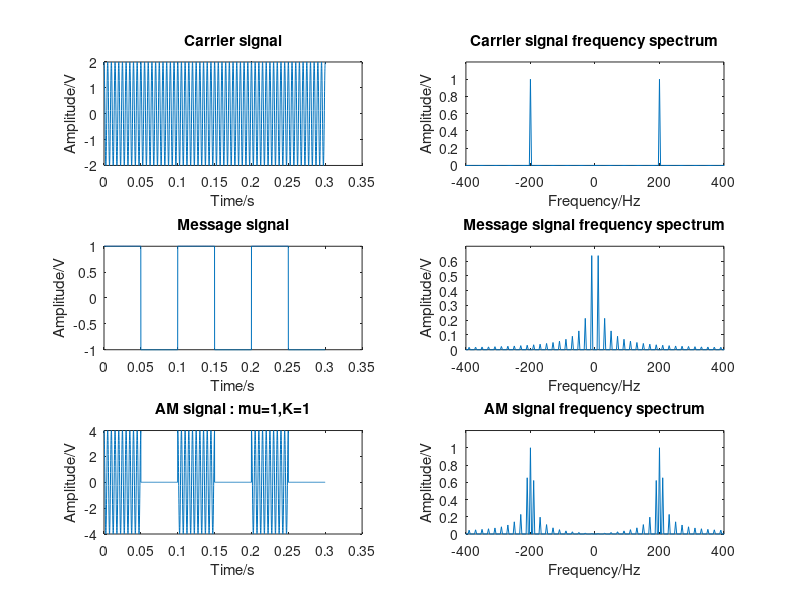

MATLAB code to generate this figure:
fs = 10e3;         %sampling frequency
dt = 1/fs;
t = 0:dt:0.3-dt;
L = length(t);
df = fs/L;
f = -fs/2:df:fs/2-df;

Ac = 2;   %V
fc = 200; %Hz
wc = 2*pi*fc; %rad/s

Am = 1;   %V
fm = 10;  %Hz
wm = 2*pi*fm; %rad/s

m = Am*square(wm*t); %message signal
c = Ac*cos(wc*t); %carrier signal

K = 1;
Vdc = 1;
mu = 1; 

Xam = K*Vdc*Ac*(1+mu*square(wm*t)).*cos(wc*t);

%Magnitude Spectrums
mf = abs(fftshift(fft(m)))/L; %message signal
cf = abs(fftshift(fft(c)))/L; %carrier signal
Xamf = abs(fftshift(fft(Xam)))/L; %modulated signal

figure(1);
subplot(3,2,1);
plot(t,c);
xlabel("Time/s") ;
ylabel("Amplitude/V");
title("Carrier signal");

subplot(3,2,2);
plot(f,cf);
ylim([0,1.2]);
xlim([-400,400]);
xlabel("Frequency/Hz");
ylabel("Amplitude/V");
title("Carrier signal frequency spectrum");

subplot(3,2,3);
plot(t,m);
xlabel("Time/s") ;
ylabel("Amplitude/V");
title("Message signal");

subplot(3,2,4);
plot(f,mf);
ylim([0,0.7]);
xlim([-400,400]);
xlabel("Frequency/Hz");
ylabel("Amplitude/V");
title("Message signal frequency spectrum");


subplot(3,2,5);
plot(t,Xam);
xlabel("Time/s") ;
ylabel("Amplitude/V");
title("AM signal : mu=1,K=1");

subplot(3,2,6);
plot(f,Xamf);
ylim([0,1.2]);
xlim([-400,400]);
xlabel("Frequency/Hz");
ylabel("Amplitude/V");
title("AM signal frequency spectrum");




